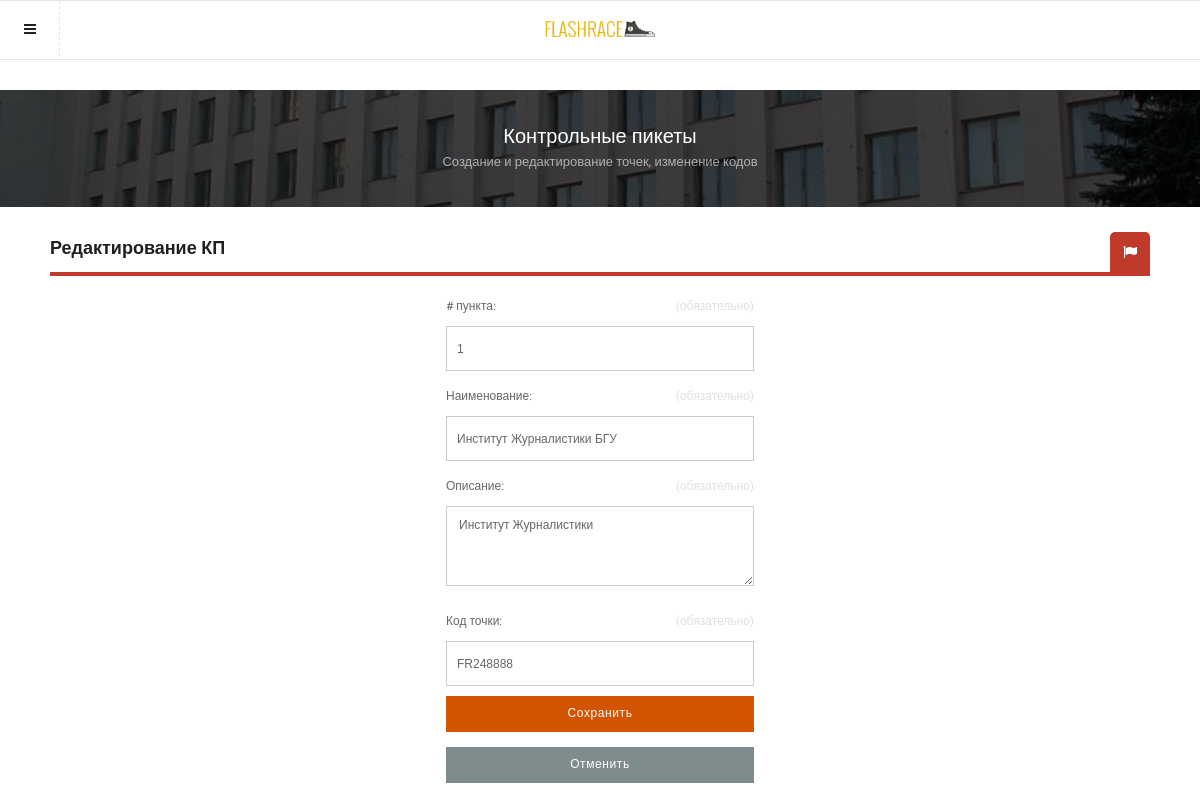
/admin/pickets.php?action=editform&id=1 (signed in), run on the app's committed database.
### tables this page shows
CREATE TABLE IF NOT EXISTS `checkpoints` (
  `id` int(11) NOT NULL,
  `name` varchar(50) DEFAULT NULL,
  `code` varchar(50) DEFAULT NULL,
  `text` varchar(1000) DEFAULT NULL,
  `help1` varchar(50) DEFAULT NULL,
  PRIMARY KEY (`id`),
  UNIQUE KEY `code` (`code`)
);

### templates/pickets_edit.php (the view, shortened to what this page needs)
<?php
if(!isset($_SESSION['admin_id']))
{
	header("Location: /admin/index.php");
}
else {
 ?>
<!DOCTYPE HTML>
<head>
<link href="../styles/style.css"           rel="stylesheet" type="text/css">
<link href="../styles/framework.css"       rel="stylesheet" type="text/css">
<link href="../styles/font-awesome.css"    rel="stylesheet" type="text/css">
<link href="../styles/animate.css"         rel="stylesheet" type="text/css">
</head>
<body class="left-sidebar">
<div id="header-fixed" class="header-style-1">
    <a class="header-1 open-left-sidebar" href="#"><i class="fa fa-navicon"></i></a>
    <a class="header-logo" href="#"><img src="../images/logo-dark2.png" alt="img"></a>
</div>
<div class="all-elements">
    <div class="snap-drawers">
        <div class="snap-drawer snap-drawer-left">
            <div class="sidebar-header-left">
                <a href="#"><img src="../images/logo-dark2.png" alt="img"></a>
                <a class="close-sidebar" href="#"><i class="fa fa-times"></i></a>
            </div>
            <?php
			include_once '../templates/main_menu.php';
            include_once '../templates/user_menu.php';
			?>
			<p class="sidebar-divider">Админ-панель</p><div class="sidebar-menu">
				<a class="menu-item" href="/admin/main.php">
                    <em>F.A.Q.</em>
                </a>
				<div class="has-submenu">
				<a class="menu-item show-submenu menu-item-active" href="#">
                    <em>Контрольные пикеты</em>
					<strong>2</strong></a>
					<div class="submenu submenu-active">
                        <a class="submenu-item submenu-item-active" href="/admin/pickets.php">    <i class="fa fa-angle-right"></i><em>  Просмотр всех КП   </em><i class="fa fa-circle"></i></a>
                        <a class="submenu-item " href="/admin/pickets.php?action=addform">        <i class="fa fa-angle-right"></i><em>  Добавление КП   </em><i class="fa fa-circle"></i></a>
                    </div>
                </div>
				<div class="has-submenu">
				<a class="menu-item show-submenu" href="#">
                    <em>Турнирная таблица</em>
					<strong>2</strong></a>
                </div>
				<div class="has-submenu">
				<a class="menu-item show-submenu" href="#">
                    <em>Команды</em>
					<strong>2</strong></a>
                </div>
			</div>
        </div>
        <div id="content" class="snap-content">
		<div class="content">
            <div class="header-clear-large"></div>
					<div class="container-fullscreen heading-style-3 bg-5">
                    <h3 class="heading-title">Контрольные пикеты</h3>
                    <em class="heading-subtitle">Создание и редактирование точек, изменение кодов</em>
                    <div class="overlay bg-black"></div>
                </div>
				 <div class="heading-style-1 container half-bottom">
                    <a href="#"><i class="fa fa-refresh fa-flag"></i></a>
                    <h4>Редактирование КП</h4>
                    <div class="heading-block bg-red-dark"></div>
                    <div class="heading-decoration bg-red-dark"></div>
                </div>
				 <div class="container">
				<div class="one-third-responsive full-bottom">
			<?php
					echo '<form name="editform" action="'.$_SERVER['PHP_SELF'].'?action=update&id='.$_GET['id'].'" method="POST">';
					echo '<label class="field-title contactMessageTextarea" for="contactMessageTextarea"># пункта: <span>(обязательно)</span></label>';
					echo '<input class="text-field green-field" name="num" onfocus="if (this.value==\'\') this.value = \'\'" onblur="if (this.value==\'\') this.value = \'\'" type="text"  value="'.$_GET['id'].'">';
                    echo '<label class="field-title contactMessageTextarea" for="contactMessageTextarea">Наименование: <span>(обязательно)</span></label>';
					echo '<input class="text-field green-field" name="name" onfocus="if (this.value==\'\') this.value = \'\'" onblur="if (this.value==\'\') this.value = \'\'" type="text"  value="'.$item['name'].'">';
					echo '<label class="field-title contactMessageTextarea" for="contactMessageTextarea">Описание: <span>(обязательно)</span></label>';
					echo '<textarea name="text" class="contactTextarea requiredField" id="contactMessageTextarea">'.$item['text'].'</textarea>';
					echo '<label class="field-title contactMessageTextarea" for="contactMessageTextarea">Код точки: <span>(обязательно)</span></label>';
					echo '<input class="text-field green-field" name="code" onfocus="if (this.value==\'\') this.value = \'\'" onblur="if (this.value==\'\') this.value = \'\'" type="text"  value="'.$item['code'].'">';
					echo '<input type="submit" class="buttonWrap button button-orange contactSubmitButton" value="Сохранить"/>';
					echo '<input type="submit" onClick="history.back();" class="buttonWrap button button-grey contactSubmitButton" id="contactSubmitButton" value="Отменить" data-formId="contactForm"/>';
					echo '</form>';
						?>
						</div></div>
			</div>
        </div>
    </div>
</div>
</body>
<?php } ?>

### styles/style.css (style rules this page uses)
#header-fixed { opacity:1; position:fixed; width:100%; height:60px; background-color:#FFFFFF; z-index:2; }
.header-style-1 { border-top:solid 1px rgba(0,0,0,0.1); border-bottom:solid 1px rgba(0,0,0,0.1); }
.header-style-1 .header-1 { color:#1f1f1f; float:left; width:60px; height:55px; border-right:dashed 1px rgba(0,0,0,0.1); }
.header-style-1 .header-1 i { height:55px; width:60px; text-align:center; line-height:57px; }
.header-style-1 .header-logo { position:absolute; left:50%; margin-left:-55px; }
.header-style-1 .header-logo img { width:110px; margin-top:20px; }
.header-clear-large { height:90px; }
.sidebar-header-left { height:60px; border-bottom:solid 1px rgba(255,255,255,0.05); background-color:#FFFFFF; }
.sidebar-header-left a:first-child { width:130px; float:left; }
.sidebar-header-left a:last-child { width:60px; height:60px; line-height:60px; color:#1f1f1f; position:absolute; left:205px; text-align:center; border-left:dashed 1px rgba(0,0,0,0.1); border-right:dashed 1px rgba(0,0,0,0.1); }
.menu-item { height:50px; color:#6b757d; transition:all 250ms ease; }
.menu-item-active { color:#FFFFFF; transition:all 250ms ease; }
.menu-item strong { font-size:10px; position:absolute; left:214px; color:rgba(255,255,255,0.5); top:50%; margin-top:-13px; font-weight:500; width:40px; text-align:center; transition:all 250ms ease; }
.menu-item em { font-family:'Roboto', sans-serif; display:block; line-height:52px; font-style:normal; padding-left:75px; font-size:13px; font-weight:500; transition:all 250ms ease; }
.submenu-item { height:50px; color:#6b757d; transition:all 250ms ease; }
.submenu-item em { font-family:'Roboto', sans-serif; display:block; line-height:52px; font-style:normal; padding-left:100px; font-size:12px; font-weight:500; transition:all 250ms ease; }
.submenu-active { display:block; color:#FFFFFF; }
.show-submenu { max-height:52px!important; }
.submenu { overflow:hidden; max-height: 0; transition: max-height 0.25s ease-out; }
.submenu-active { max-height: 500px; transition: max-height 0.25s ease-in; }
.submenu-item-active { display:block; color:#FFFFFF; transition:all 250ms ease; }
.snap-drawer, .snap-drawers { background-color:#272c2e!important; }
.sidebar-menu { margin-bottom:30px; }
.sidebar-divider { font-family:'Roboto', sans-serif; margin-top:10px; margin-bottom:20px; padding-bottom:5px; font-size:10px; padding-left:30px; font-weight:800; text-transform: uppercase; color:495254; border-bottom:solid 1px rgba(255,255,255,0.03); }

### data on the page
checkpoints: name "Институт Журналистики БГУ", text "Институт Журналистики", code "FR248888"
